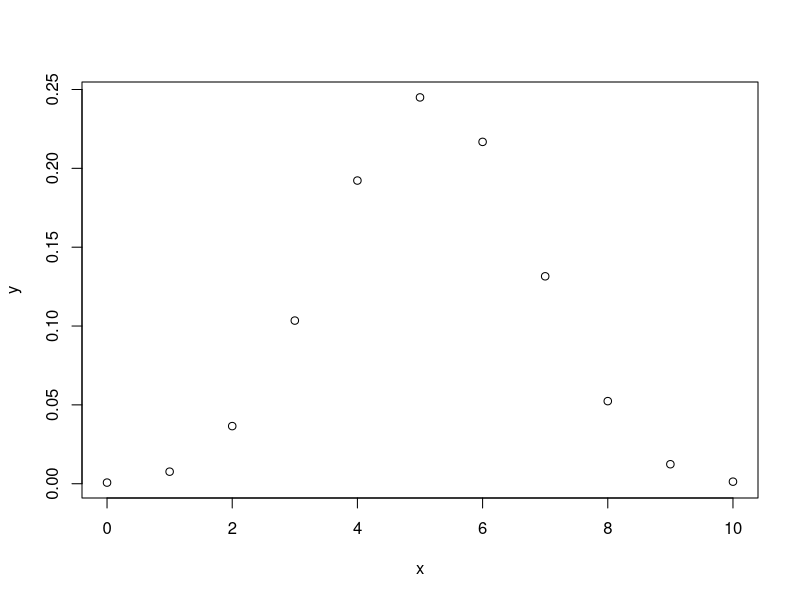
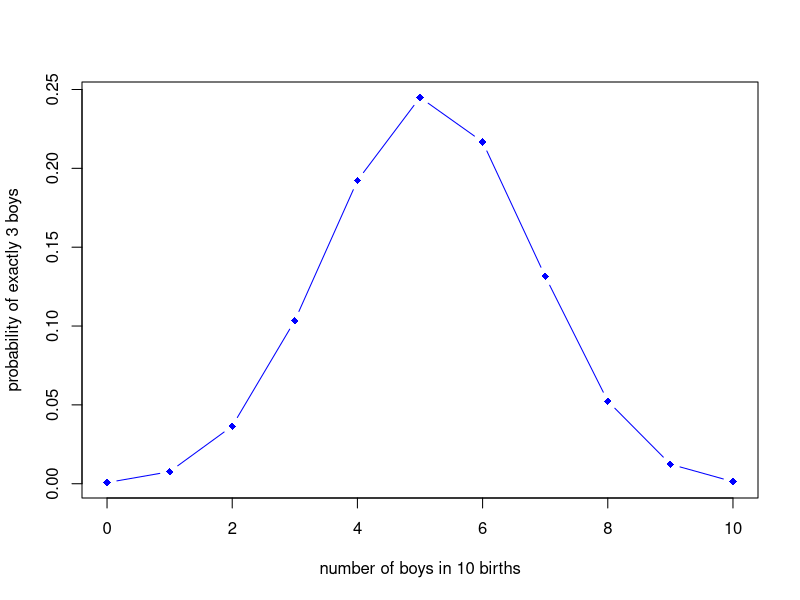
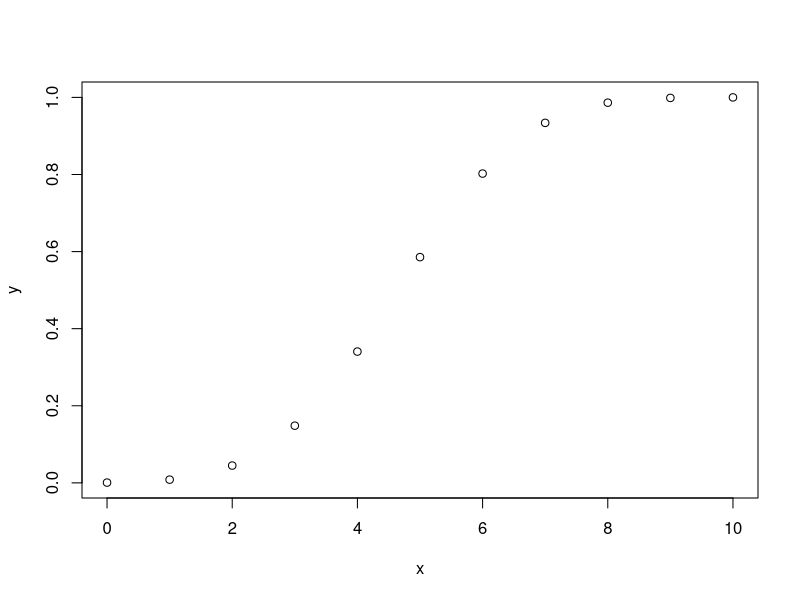
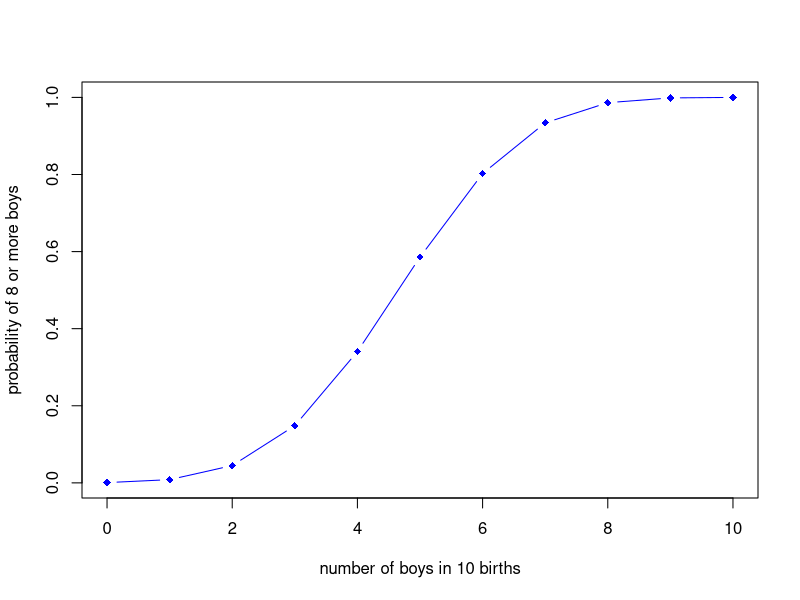
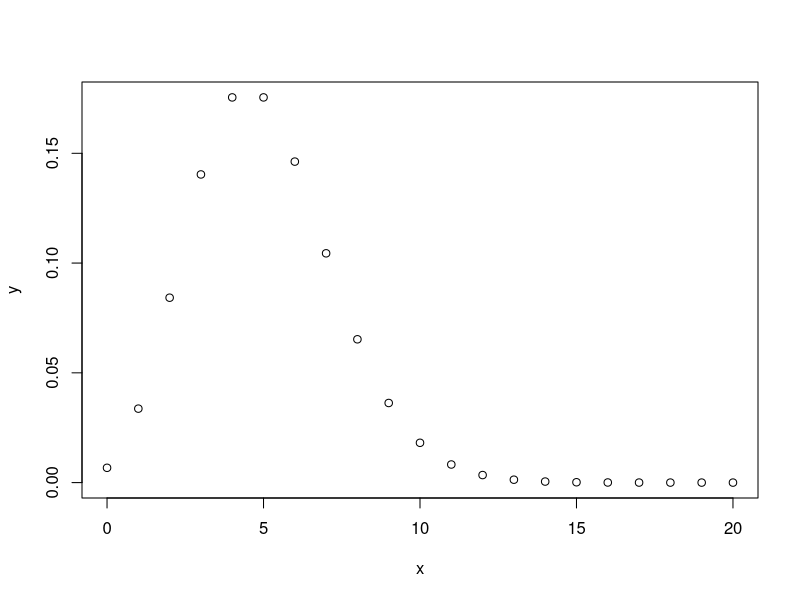
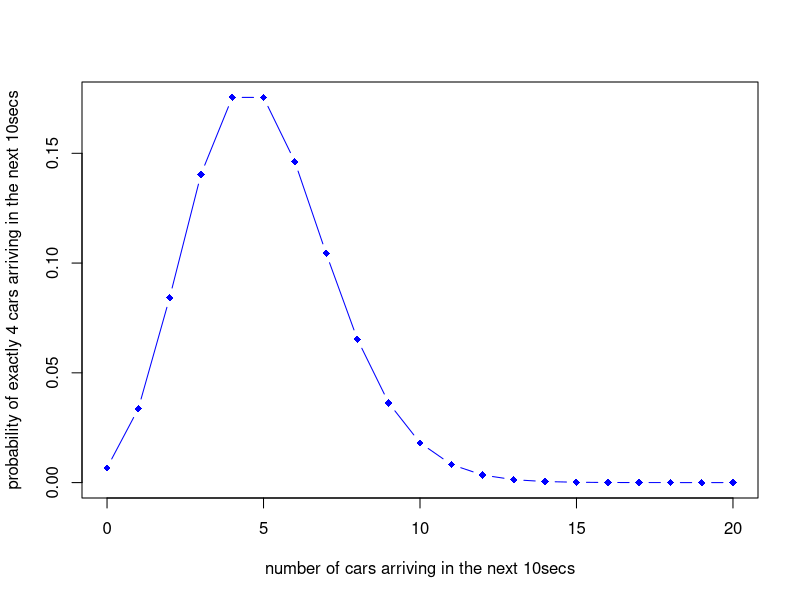

Generate these figures, in order, with R:
## ---- chunk 1
knitr::opts_chunk$set(echo = TRUE)
## ---- chunk 2
library("MASS")
cars <- Cars93
## ---- chunk 3
set.seed(10)
n <- nrow(cars)
nrows <- 1:n
trn <- sort(sample(1:n,40))
trn
tes <- nrows[-trn]
tes
training.dataset <- cars[trn,]
test.dataset <- cars[tes,]
## ---- chunk 4
write.csv(training.dataset, file = "training.dataset.csv", row.names = FALSE)
write.csv(test.dataset, file = "test.dataset.csv", row.names = FALSE)
## ---- chunk 5
table(training.dataset$Origin)
## ---- chunk 6
births.1 <- sample(c("boy","girl"),size = 10,replace = TRUE,prob = c(0.515,0.485))
births.1
table(births.1)
## ---- chunk 7
births.2 <- sample(c("boy","girl"),size = 10000,replace = TRUE,prob = c(0.515,0.485))
births.2
table(births.2)
## ---- chunk 8
ext.3 <- dbinom(3,10,0.515)
ext.3
## ---- chunk 9
more.8 <- pbinom(7,10,0.515,lower.tail = F)
more.8
## ---- chunk 10
n <- 10
x <- 0:n
y <- dbinom(x,n,0.515)
plot(x,y)
plot(x,y,type="b",pch=18,col="blue", xlab="number of boys in 10 births",ylab="probability of exactly 3 boys")

y <- pbinom(x,n,0.515)
plot(x,y)
plot(x,y,type="b",pch=18,col="blue",xlab="number of boys in 10 births",ylab="probability of 8 or more boys")
## ---- chunk 11
ext.4 <- dpois(4,lambda = 5)
ext.4
## ---- chunk 12
more.5 <- 1 - ppois(5,lambda = 5)
more.5
## ---- chunk 13
n <- 20
x <- 0:n
y <- dpois(x,lambda = 5)
plot(x,y)
plot(x,y,type = "b",pch = 18,col="blue",xlab="number of cars arriving in the next 10secs",ylab="probability of exactly 4 cars arriving in the next 10secs")
